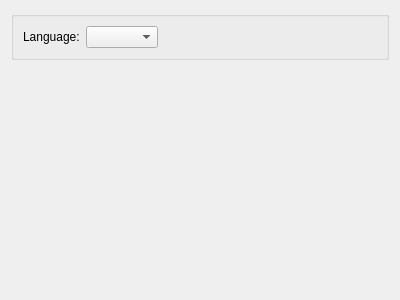
<?xml version="1.0" encoding="UTF-8"?>
<ui version="4.0">
 <class>Core::SettingsPages::GeneralSettingsWidget</class>
 <widget class="QWidget" name="Core::SettingsPages::GeneralSettingsWidget">
  <property name="geometry">
   <rect>
    <x>0</x>
    <y>0</y>
    <width>400</width>
    <height>300</height>
   </rect>
  </property>
  <layout class="QVBoxLayout" name="verticalLayout">
   <item>
    <widget class="QGroupBox" name="groupBox">
     <property name="title">
      <string/>
     </property>
     <layout class="QFormLayout" name="formLayout">
      <item row="0" column="0">
       <widget class="QLabel" name="languageLabel">
        <property name="text">
         <string>Language:</string>
        </property>
       </widget>
      </item>
      <item row="0" column="1">
       <layout class="QHBoxLayout" name="horizontalLayout">
        <item>
         <widget class="QComboBox" name="languageComboBox"/>
        </item>
        <item>
         <spacer name="horizontalSpacer">
          <property name="orientation">
           <enum>Qt::Horizontal</enum>
          </property>
          <property name="sizeHint" stdset="0">
           <size>
            <width>40</width>
            <height>20</height>
           </size>
          </property>
         </spacer>
        </item>
       </layout>
      </item>
     </layout>
    </widget>
   </item>
   <item>
    <spacer name="verticalSpacer">
     <property name="orientation">
      <enum>Qt::Vertical</enum>
     </property>
     <property name="sizeHint" stdset="0">
      <size>
       <width>20</width>
       <height>231</height>
      </size>
     </property>
    </spacer>
   </item>
  </layout>
 </widget>
 <resources/>
 <connections/>
</ui>
